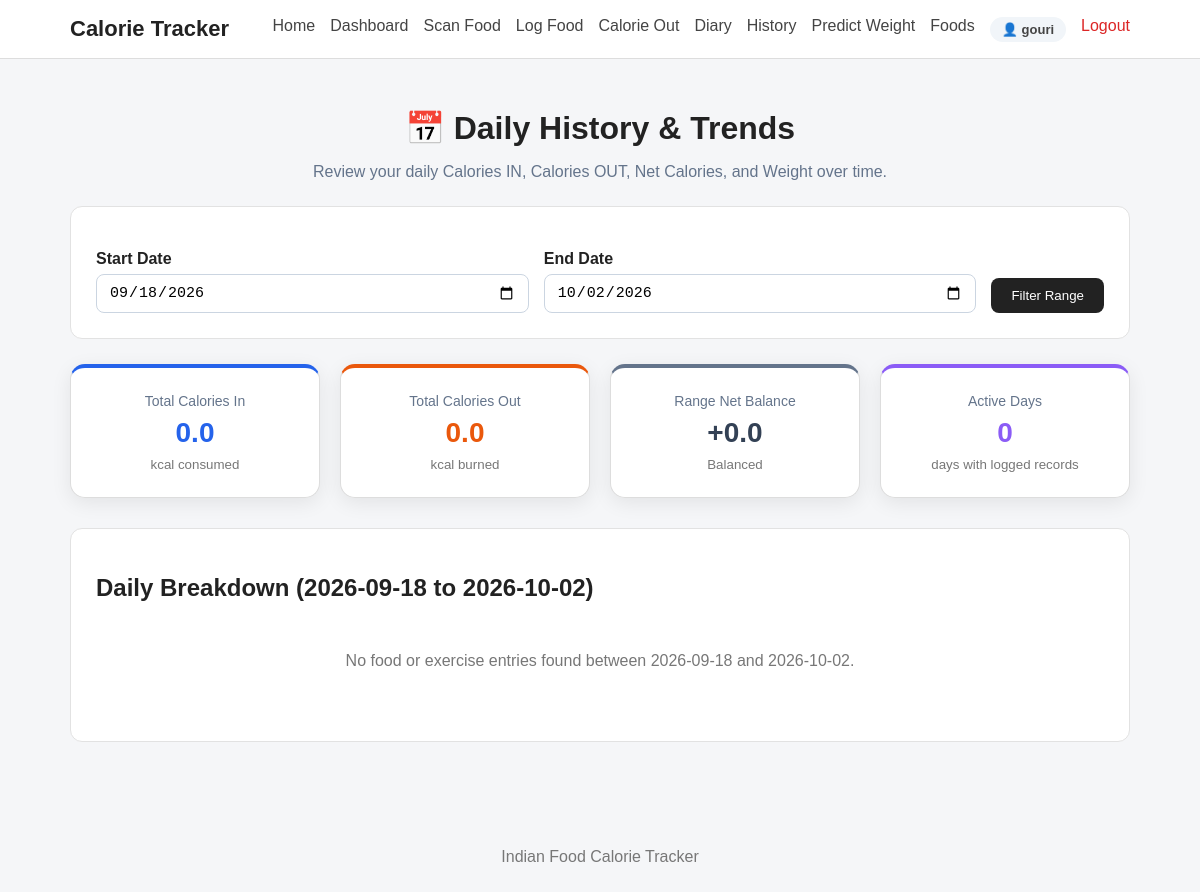
Page /history (signed in) on the earlier database version.
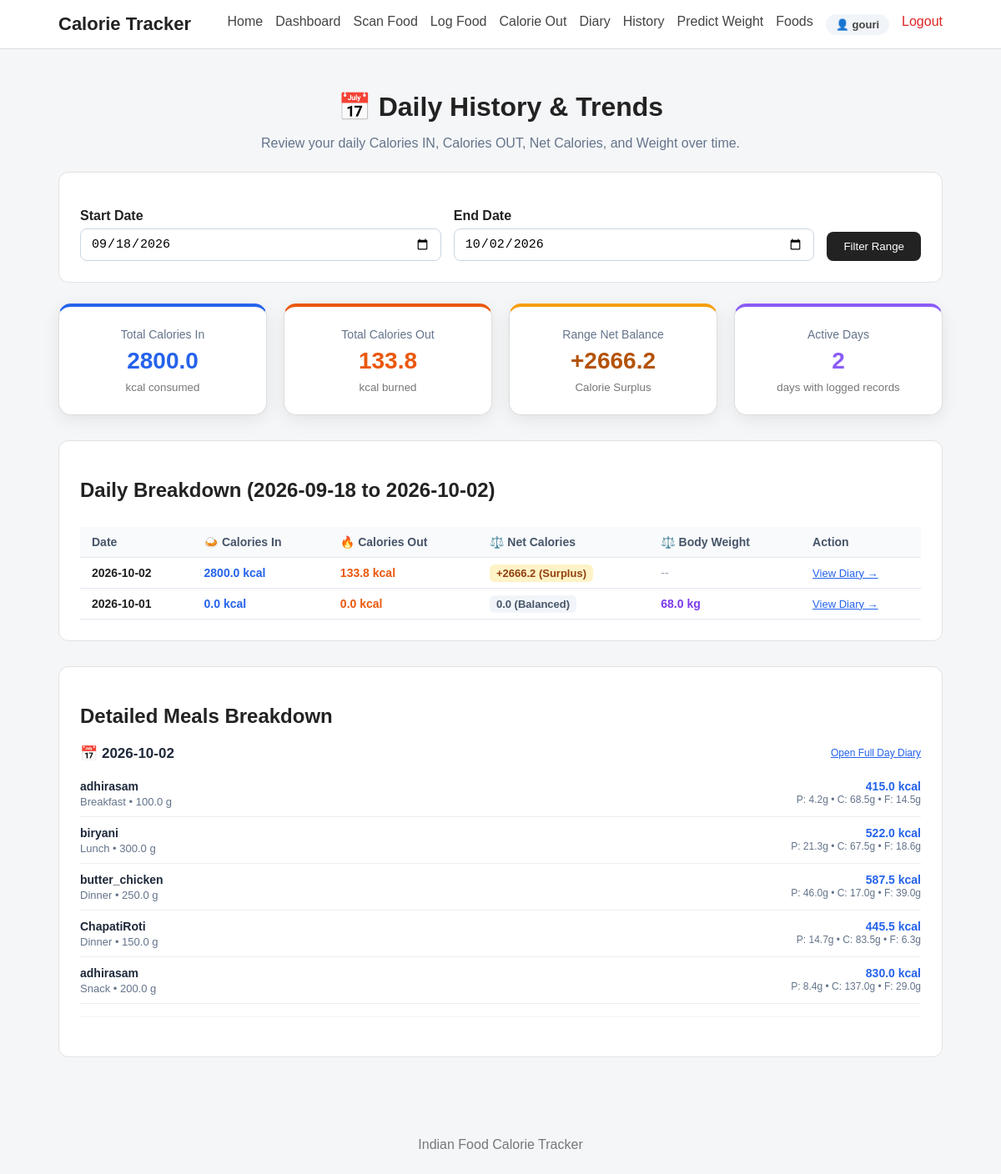
Same page on the later database version.
### tables this page shows
CREATE TABLE calorie_in_records (
            id INTEGER PRIMARY KEY AUTOINCREMENT,
            user_id INTEGER NOT NULL,
            dish_name TEXT NOT NULL,
            quantity REAL NOT NULL,
            meal_type TEXT,
            calories REAL DEFAULT 0.0,
            carbohydrates REAL DEFAULT 0.0,
            protein REAL DEFAULT 0.0,
            fats REAL DEFAULT 0.0,
            free_sugar REAL DEFAULT 0.0,
            fibre REAL DEFAULT 0.0,
            sodium REAL DEFAULT 0.0,
            calcium REAL DEFAULT 0.0,
            iron REAL DEFAULT 0.0,
            vitamin_c REAL DEFAULT 0.0,
            folate REAL DEFAULT 0.0,
            notes TEXT DEFAULT '',
            recorded_date TEXT NOT NULL,
            recorded_time TEXT,
            created_at TIMESTAMP DEFAULT CURRENT_TIMESTAMP,
            FOREIGN KEY (user_id) REFERENCES users(id) ON DELETE CASCADE
        );

### app.py (the view)
@app.route(
    "/history",
    methods=["GET", "POST"]
)
@login_required
def history():
    user_id = session.get("user_id")
    if request.method == "POST":
        start_date = request.form.get("start_date", "").strip()
        end_date = request.form.get("end_date", "").strip()
    else:
        start_date = request.args.get("start_date", "").strip()
        end_date = request.args.get("end_date", "").strip()
    today = datetime.now()
    if not start_date and not end_date:
        end_date = today.strftime("%Y-%m-%d")
        start_date = (today - timedelta(days=14)).strftime("%Y-%m-%d")
    elif not start_date:
        start_date = (today - timedelta(days=14)).strftime("%Y-%m-%d")
    elif not end_date:
        end_date = today.strftime("%Y-%m-%d")
    try:
        start = datetime.strptime(start_date, "%Y-%m-%d")
        end = datetime.strptime(end_date, "%Y-%m-%d")
    except ValueError:
        flash("Please enter valid dates (YYYY-MM-DD).", "error")
        return redirect(url_for("history"))
    if start > end:
        flash("Start date must be before or equal to end date.", "error")
        return redirect(url_for("history"))
    daily_history = get_user_history_daily(user_id, start_date, end_date, order="DESC")
    entries = get_diary_range_user(user_id, start_date, end_date)
    grouped = group_by_date(entries)
    totals = calculate_totals(entries)
    total_in = float(totals.get("Calories (kcal)", 0.0))
    total_burned = float(sum(d["calories_out"] for d in daily_history))
    total_net = round(total_in - total_burned, 1)
    return render_template(
        "history.html",
        entries=entries,
        grouped=grouped,
        totals=totals,
        daily_history=daily_history,
        total_in=round(total_in, 1),
        total_burned=round(total_burned, 1),
        total_net=total_net,
        start_date=start_date,
        end_date=end_date
    )

### app.py (called while the page is built)
def login_required(view_func):
    @wraps(view_func)
    def wrapped_view(*args, **kwargs):
        if not session.get("user_id"):
            flash("Please log in to access this page.", "error")
            return redirect(url_for("login", next=request.path))
        return view_func(*args, **kwargs)
    return wrapped_view

@app.context_processor
def inject_user():
    user_id = session.get("user_id")
    if user_id:
        user = get_user_by_id(user_id)
        if user:
            return {"current_user": user, "logged_in": True}
    return {"current_user": None, "logged_in": False}

### database.py (called while the page is built)
def get_connection():
    connection = sqlite3.connect(
        DATABASE_PATH
    )
    connection.row_factory = sqlite3.Row
    connection.execute("PRAGMA foreign_keys = ON")
    return connection

def get_user_by_id(user_id):
    connection = get_connection()
    cursor = connection.cursor()
    cursor.execute("SELECT * FROM users WHERE id = ?", (user_id,))
    user = cursor.fetchone()
    connection.close()
    return user

### services/diary_service.py (called while the page is built)
def get_diary_range_user(user_id, start_date, end_date):
    if not user_id:
        return []
    return get_calorie_in_range(user_id, start_date, end_date)

### templates/history.html (shortened to what the changed rows need)
{% extends "base.html" %}
{% block content %}
<div class="page-header" style="text-align: center; margin-bottom: 25px;">
    <h1>📅 Daily History &amp; Trends</h1>
</div>
<div class="summary-grid" style="margin-bottom: 30px;">
    <div class="summary-card" style="border-top: 4px solid #2563eb;">
        <span style="color: #64748b; font-size: 14px;">Total Calories In</span>
        <strong style="color: #2563eb; font-size: 28px; margin: 8px 0;">
            {{ "%.1f"|format(total_in) }}
        </strong>
        <small>kcal consumed</small>
    </div>
    <div class="summary-card" style="border-top: 4px solid #ea580c;">
        <span style="color: #64748b; font-size: 14px;">Total Calories Out</span>
        <strong style="color: #ea580c; font-size: 28px; margin: 8px 0;">
            {{ "%.1f"|format(total_burned) }}
        </strong>
        <small>kcal burned</small>
    </div>
    <div class="summary-card" style="border-top: 4px solid {% if total_net > 0 %}#f59e0b{% elif total_net < 0 %}#10b981{% else %}#64748b{% endif %};">
        <span style="color: #64748b; font-size: 14px;">Range Net Balance</span>
        <strong style="color: {% if total_net > 0 %}#b45309{% elif total_net < 0 %}#047857{% else %}#334155{% endif %}; font-size: 28px; margin: 8px 0;">
            {{ "%+.1f"|format(total_net) }}
        </strong>
        <small>
            {% if total_net > 0 %}
                Calorie Surplus
            {% elif total_net < 0 %}
                Calorie Deficit
            {% else %}
                Balanced
            {% endif %}
        </small>
    </div>
    <div class="summary-card" style="border-top: 4px solid #8b5cf6;">
        <span style="color: #64748b; font-size: 14px;">Active Days</span>
        <strong style="color: #8b5cf6; font-size: 28px; margin: 8px 0;">
            {{ daily_history|length }}
        </strong>
        <small>days with logged records</small>
    </div>
</div>
<div class="card" style="margin-bottom: 30px;">
    <h2>Daily Breakdown ({{ start_date }} to {{ end_date }})</h2>
    {% if daily_history %}
        <div style="overflow-x: auto;">
            <table class="styled-table">
                <thead>
                    <tr>
                        <th>Date</th>
                        <th>🍛 Calories In</th>
                        <th>🔥 Calories Out</th>
                        <th>⚖️ Net Calories</th>
                        <th>⚖️ Body Weight</th>
                        <th>Action</th>
                    </tr>
                </thead>
                <tbody>
                    {% for row in daily_history %}
                    <tr>
                        <td><strong>{{ row.date }}</strong></td>
                        <td style="color: #2563eb; font-weight: 600;">
                            {{ "%.1f"|format(row.calories_in) }} kcal
                        </td>
                        <td style="color: #ea580c; font-weight: 600;">
                            {{ "%.1f"|format(row.calories_out) }} kcal
                        </td>
                        <td>
                            {% if row.net_calories > 0 %}
                                <span style="background: #fef3c7; color: #92400e; padding: 3px 8px; border-radius: 6px; font-weight: 600; font-size: 13px;">
                                    +{{ "%.1f"|format(row.net_calories) }} (Surplus)
                                </span>
                            {% elif row.net_calories < 0 %}
                                <span style="background: #d1fae5; color: #065f46; padding: 3px 8px; border-radius: 6px; font-weight: 600; font-size: 13px;">
                                    {{ "%.1f"|format(row.net_calories) }} (Deficit)
                                </span>
                            {% else %}
                                <span style="background: #f1f5f9; color: #475569; padding: 3px 8px; border-radius: 6px; font-weight: 600; font-size: 13px;">
                                    0.0 (Balanced)
                                </span>
                            {% endif %}
                        </td>
                        <td>
                            {% if row.weight_kg is not none %}
                                <strong style="color: #7c3aed;">{{ "%.1f"|format(row.weight_kg) }} kg</strong>
                            {% else %}
                                <span style="color: #94a3b8;">--</span>
                            {% endif %}
                        </td>
                        <td>
                            <a href="{{ url_for('diary_date', date=row.date) }}" style="color: #2563eb; font-size: 13px; text-decoration: underline;">
                                View Diary &rarr;
                            </a>
                        </td>
                    </tr>
                    {% endfor %}
                </tbody>
            </table>
        </div>
    {% else %}
        <p class="empty-message" style="padding: 30px 20px;">
            No food or exercise entries found between {{ start_date }} and {{ end_date }}.
        </p>
    {% endif %}
</div>
{% if grouped %}
<div class="card">
    <h2>Detailed Meals Breakdown</h2>
    {% for date_key, date_entries in grouped.items() %}
    <div style="margin-bottom: 22px; border-bottom: 1px solid #f1f5f9; padding-bottom: 15px;">
        <div style="display: flex; justify-content: space-between; align-items: center; margin-bottom: 10px;">
            <h3 style="margin: 0; font-size: 17px; color: #1e293b;">
                📅 {{ date_key }}
            </h3>
            <a href="{{ url_for('diary_date', date=date_key) }}" style="font-size: 12px; color: #2563eb; text-decoration: underline;">
                Open Full Day Diary
            </a>
        </div>
        {% for entry in date_entries %}
        <div class="diary-entry" style="padding: 10px 0;">
            <div>
                <strong style="color: #1e293b; font-size: 14px;">{{ entry.dish_name }}</strong>
                <p style="margin: 2px 0 0; color: #64748b; font-size: 13px;">
                    {{ entry.meal_type|capitalize }} &bull; {{ entry.weight }} g
                </p>
            </div>
            <div style="text-align: right;">
                <strong style="color: #2563eb; font-size: 14px;">
                    {{ "%.1f"|format(entry.nutrition["Calories (kcal)"]) }} kcal
                </strong>
                <small style="display: block; color: #64748b; font-size: 12px;">
                    P: {{ "%.1f"|format(entry.nutrition["Protein (g)"]) }}g &bull;
                    C: {{ "%.1f"|format(entry.nutrition["Carbohydrates (g)"]) }}g &bull;
                    F: {{ "%.1f"|format(entry.nutrition["Fats (g)"]) }}g
                </small>
            </div>
        </div>
        {% endfor %}
    </div>
    {% endfor %}
</div>
{% endif %}
{% endblock %}

Differences in the rows shown:
added calorie_in_records: recorded_date "2026-10-02", dish_name "adhirasam", meal_type "Breakfast", weight "100.0", calories "415.0", protein "4.2", carbohydrates "68.5", fats "14.5"
added calorie_in_records: dish_name "biryani", meal_type "Lunch", weight "300.0", calories "522.0", protein "21.3", carbohydrates "67.5", fats "18.6", shown under "2026-10-02"
added calorie_in_records: dish_name "butter_chicken", meal_type "Dinner", weight "250.0", calories "587.5", protein "46.0", carbohydrates "17.0", fats "39.0", shown under "2026-10-02"
added calorie_in_records: dish_name "ChapatiRoti", meal_type "Dinner", weight "150.0", calories "445.5", protein "14.7", carbohydrates "83.5", fats "6.3", shown under "2026-10-02"
added calorie_in_records: dish_name "adhirasam", meal_type "Snack", weight "200.0", calories "830.0", protein "8.4", carbohydrates "137.0", fats "29.0", shown under "2026-10-02"
Other differences:
{{ "%.1f"|format(total_in) }}: "0.0" → "2800.0"
{{ "%.1f"|format(total_burned) }}: "0.0" → "133.8"
{{ "%+.1f"|format(total_net) }}: "+0.0" → "+2666.2"
{{ daily_history|length }}: "0" → "2"
{{ start_date }}: "2026-09-18" → (not shown)
{{ end_date }}: "2026-10-02" → (not shown)
text no longer shown: "Balanced No food or exercise entries found between and ."
text now shown: "Calorie Surplus Date 🍛 Calories In 🔥 Calories Out ⚖️ Net Calories ⚖️ Body Weight Action Detailed Meals Breakdown"
new list line: "2026-10-02 2800.0 kcal 133.8 kcal + 2666.2 (Surplus) -- View Diary →"
new list line: "2026-10-01 0.0 kcal 0.0 kcal 0.0 (Balanced) 68.0 kg View Diary →"
